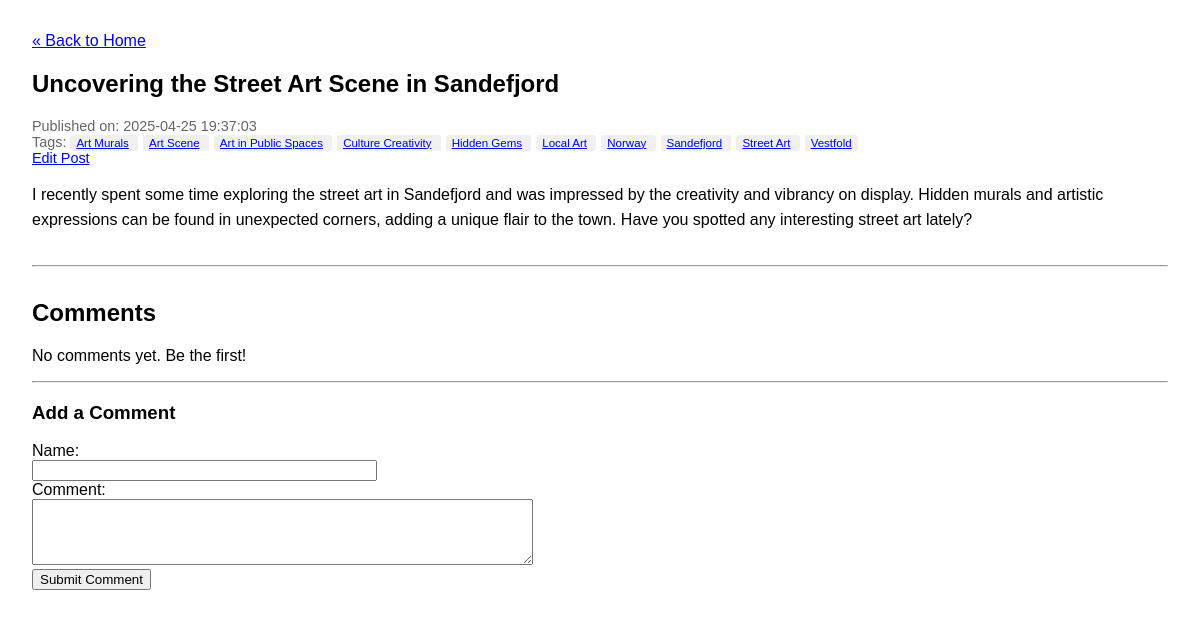
Screenshot of /post/26 with the database file from the repository.
### tables this page shows
CREATE TABLE posts (
    id INTEGER PRIMARY KEY AUTOINCREMENT, -- Unique identifier for each post
    title TEXT NOT NULL,                  -- Title of the blog post
    content TEXT NOT NULL,                -- Main body/content of the post
    published_date TIMESTAMP NOT NULL DEFAULT CURRENT_TIMESTAMP -- When the post was created/published
);

CREATE TABLE tags (
    id INTEGER PRIMARY KEY AUTOINCREMENT, -- Unique identifier for each tag
    name TEXT NOT NULL UNIQUE             -- Name of the tag (must be unique)
);

### app.py (the view, shortened to what this page needs)
@app.route('/post/<int:post_id>', methods=('GET', 'POST'))
def post(post_id):
    post_data = db.get_post_by_id(post_id)
    if post_data is None:
        abort(404)
    tags_data = db.get_tags_for_post(post_id)
    comments_data = db.get_comments_for_post(post_id)
    return render_template('post.html',
                           post=post_data,
                           tags=tags_data,
                           comments=comments_data) # Pass comments to template

### db.py (called while the page is built)
def get_db_connection():
    conn = sqlite3.connect(DATABASE_PATH)
    conn.row_factory = sqlite3.Row
    return conn

def get_post_by_id(post_id):
    post = None
    conn = None # Initialize conn to None
    try:
        conn = get_db_connection()
        cursor = conn.cursor()
        cursor.execute("SELECT id, title, content, published_date FROM posts WHERE id = ?", (post_id,))
        post = cursor.fetchone() # fetchone() gets the first result or None
    except sqlite3.Error as e:
        print(f"Database error in get_post_by_id: {e}")
    finally:
        if conn:
            conn.close()
    return post

def get_tags_for_post(post_id):
    tags = []
    conn = None
    try:
        conn = get_db_connection()
        cursor = conn.cursor()
        cursor.execute("""
            SELECT t.id, t.name
            FROM tags t
            JOIN post_tags pt ON t.id = pt.tag_id
            WHERE pt.post_id = ?
            ORDER BY t.name
        """, (post_id,))
        tags = cursor.fetchall()
    except sqlite3.Error as e:
        print(f"Database error in get_tags_for_post for post {post_id}: {e}")
    finally:
        if conn:
            conn.close()
    return tags

def get_comments_for_post(post_id):
    comments = []
    conn = None
    try:
        conn = get_db_connection()
        cursor = conn.cursor()
        cursor.execute("""
            SELECT id, author, content, published_date
            FROM comments
            WHERE post_id = ?
            ORDER BY published_date ASC
        """, (post_id,))
        comments = cursor.fetchall()
    except sqlite3.Error as e:
        print(f"Database error in get_comments_for_post for post {post_id}: {e}")
    finally:
        if conn:
            conn.close()
    return comments

### templates/post.html (shortened to what this page needs)
<!DOCTYPE html>
<html lang="en">
  <head>
  </head>
  <body>
    <nav>
      <a href="{{ url_for('index') }}">&laquo; Back to Home</a>
    </nav>
    <article>
      <h1>{{ post['title'] }}</h1>
      <div class="post-meta">
        Published on: {{ post['published_date'] }}
        {% if tags %}
        <div class="tags">
          Tags: {% for tag in tags %}
          <span
            ><a href="{{ url_for('posts_by_tag', tag_name=tag['name']) }}"
              >{{ tag['name'] }}</a
            >
          </span>
           {% endfor %}
        </div>
        {% endif %}
         <a href="{{ url_for('edit_post', post_id=post['id']) }}">Edit Post</a>
      </div>
      <div class="post-content">
        {{ post['content'] }}
      </div>
    </article>
    <hr />
    <section class="comments">
        <h2>Comments</h2>
        {% if comments %}
            {% for comment in comments %}
                <div class="comment">
                    <div class="comment-meta">
                        <strong>{{ comment['author'] }}</strong> commented on
                        {{ comment['published_date'] }}
                    </div>
                    <div class="comment-content">
                        <!-- Use |safe filter carefully if you ever allow HTML,
                             but generally avoid it for user comments.
                             Jinja2 auto-escapes by default. -->
                        {{ comment['content'] }}
                    </div>
                </div>
            {% endfor %}
        {% else %}
            <p>No comments yet. Be the first!</p>
        {% endif %}
        <hr style="margin: 1em 0;">
        <h3>Add a Comment</h3>
        <form method="post">
             <div>
                 <label for="author">Name:</label><br>
                 <input type="text" id="author" name="author" required size="40">
             </div>
             <div>
                 <label for="comment_content">Comment:</label><br>
                 <textarea id="comment_content" name="content" rows="4" required cols="60"></textarea>
             </div>
             <div>
                 <button type="submit">Submit Comment</button>
             </div>
        </form>
    </section>
  </body>
</html>

### templates/post.html (style rules this page uses)
body { font-family: sans-serif; margin: 2em; }
.post-meta { color: #666; font-size: 0.9em; margin-bottom: 1em; }
.post-content { margin-top: 1em; line-height: 1.6; }
.tags span { background-color: #f0f0f0; padding: 2px 6px; border-radius: 3px; margin-right: 5px; font-size: 0.8em; }
hr { margin: 2em 0; }
.comments { margin-top: 2em; }

### rows the page displays
posts: title "Uncovering the Street Art Scene in Sandefjord", published_date "2025-04-25 19:37:03", content "I recently spent some time exploring the street art in Sandefjord and was impressed by the creativity and vibrancy on display. Hidden murals and artistic expressions can be found in unexpected corners, adding a unique flair to the town. Have you spotted any interesting street art lately?"
tags: name "Art Murals"
tags: name "Art Scene"
tags: name "Art in Public Spaces"
tags: name "Culture Creativity"
tags: name "Hidden Gems"
tags: name "Local Art"
tags: name "Norway"
tags: name "Sandefjord"
tags: name "Street Art"
tags: name "Vestfold"
